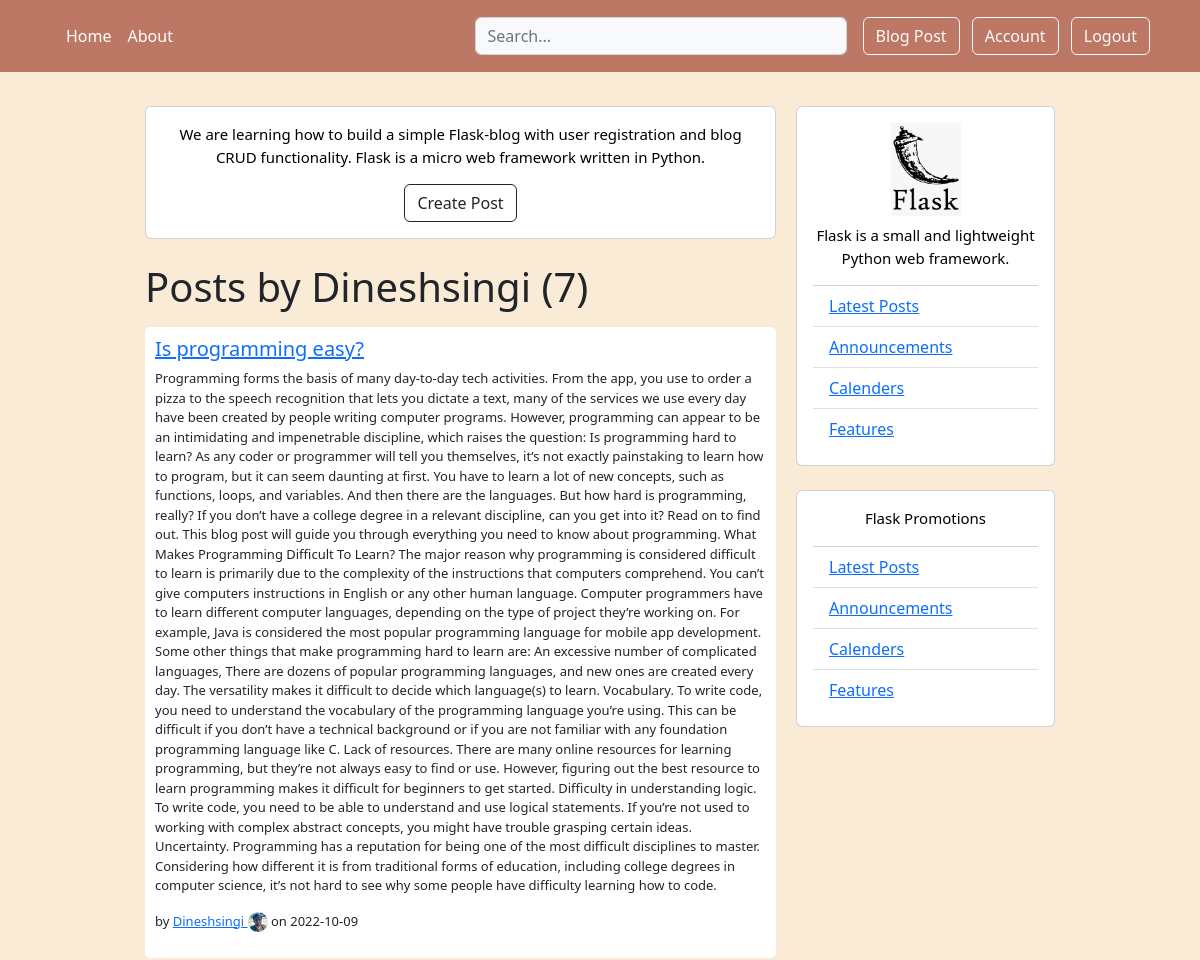
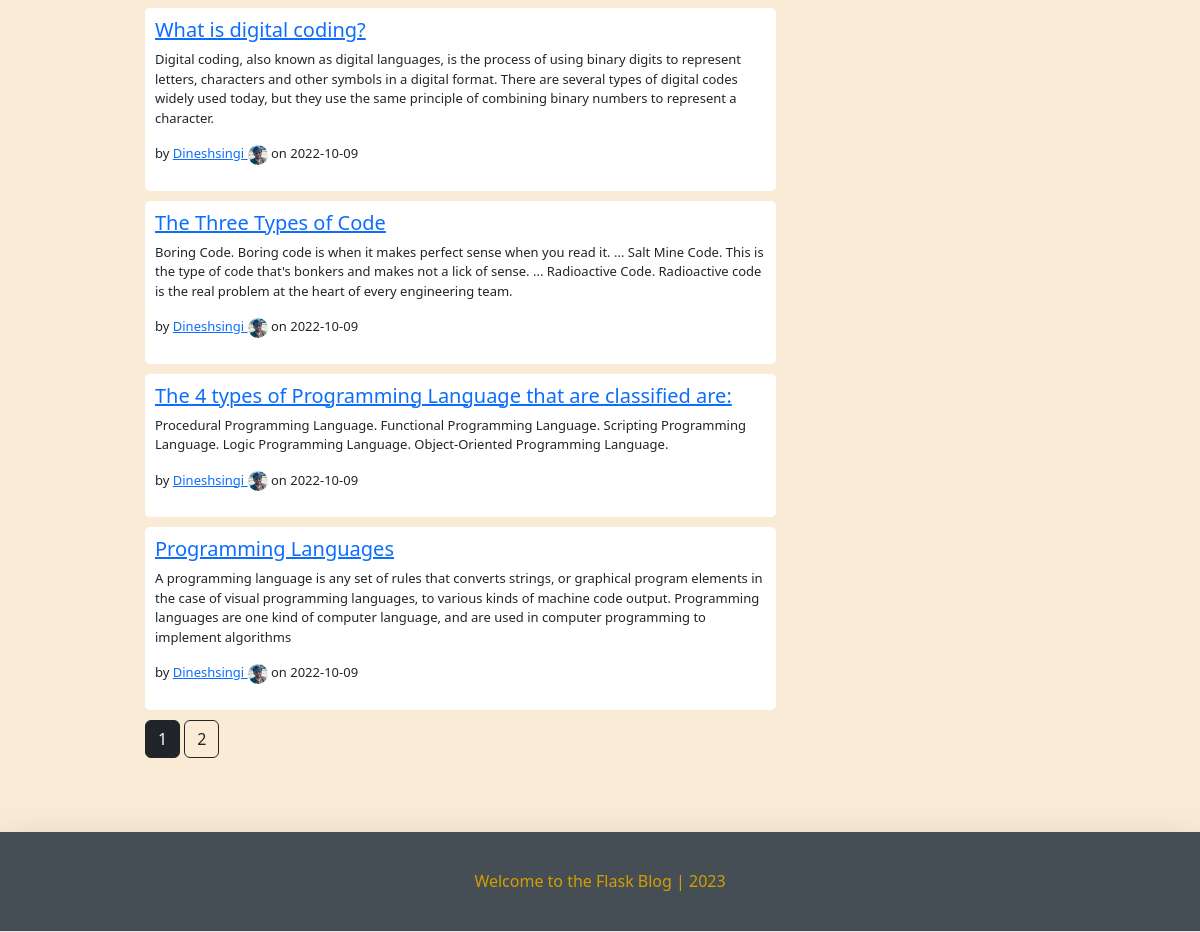
Page /user/Dineshsingi (signed in) on the committed database (2 pictures, top to bottom).
### flaskblog/models.py (models this page shows, shortened)
class User(db.Model, UserMixin):
    id          = db.Column(db.Integer, primary_key=True)
    username    = db.Column(db.String(25), unique=True, nullable=False)
    email       = db.Column(db.String(130), unique=True, nullable=False)
    image_file  = db.Column(db.String(35), nullable=False, default="default.jpg")
    password    = db.Column(db.String(65), nullable=False)
    posts       = db.relationship('BlogPost', backref='author', lazy=True)

class BlogPost(db.Model):
    id          = db.Column(db.Integer, primary_key=True)
    title       = db.Column(db.String(120), nullable=False)
    date_posted = db.Column(db.DateTime, nullable=False, default=datetime.utcnow)
    content     = db.Column(db.Text, nullable=False)
    user_id     = db.Column(db.Integer, db.ForeignKey('user.id'), nullable=False)

### flaskblog/users/routes.py (the view)
@users.route("/user/<string:username>")
def user_posts(username):
    page = request.args.get('page', 1, type=int)
    user = User.query.filter_by(username=username).first_or_404()
    posts = BlogPost.query.filter_by(author=user)\
        .order_by(BlogPost.date_posted.desc())\
        .paginate(page=page, per_page=5)
    return render_template(template_name_or_list='user_posts.html', posts=posts, user=user)

### flaskblog/models.py (called while the page is built)
@login_manager.user_loader
def load_user(user_id):
    return User.query.get(int(user_id))

### flaskblog/templates/user_posts.html (shortened to what this page needs)
{% extends "layout.html" %}
{% block content %}
<div class="container">
	<div class="row">
		<div class="left-column col-lg-7 offset-lg-1">
			<div class="d-lg-block mb-3">
				<div class="card m-auto d-lg-flex flex-column p-3">
					<p class="lead"> We are learning how to build a simple Flask-blog with user registration and blog CRUD functionality.
                        Flask is a micro web framework written in Python.</p>
					{% if current_user.is_authenticated %}
					<p class="m-sm-auto p-0"><a class="btn btn-outline-dark" href="{{ url_for('posts.create_post') }}">Create Post</a></p>
					{% endif %}
				</div>
                <br>
				<h1 class="mb-3"> Posts by {{ user.username }} ({{ posts.total }}) </h1>
                {% if posts %}
				{% for post in posts.items %}
				<div class="blog-post-container">
					<h5><a href="{{url_for('posts.post', post_id=post.id)}}"> {{ post.title }} </a></h5>
					<p style="font-size: small;" > {{ post.content }}</p>
					<p style="font-size: small;"> by <a href="{{ url_for('users.user_posts', username=post.author.username) }}"> {{ post.author.username }} </a> <img height="20px" width="20px" class="rounded-circle" src="{{ url_for('static', filename='images/'+ post.author.image_file) }}" alt="..."> on {{ post.date_posted.strftime('%Y-%m-%d') }}</p>
				</div>
				{% endfor %}
				{% for page_num in posts.iter_pages(left_edge=1, right_edge=1, left_current=1, right_current=2) %}
					{% if page_num %}
						{% if posts.page == page_num %}
					<a class="btn btn-dark mb-4" href="{{ url_for('users.user_posts', username=user.username, page=page_num) }}"> {{ page_num }}</a>
						{% else %}
					<a class="btn btn-outline-dark mb-4" href="{{ url_for('users.user_posts', username=user.username, page=page_num) }}"> {{ page_num }}</a>
					{% endif %}
					{% else %}
						...
					{% endif %}
				{% endfor %}
				{% else %}
				<div class="blog-post-container">
					<p style="font-size: small; color: #a94442; font-family: Arial"> No Results... </p>
				</div>
				{% endif %}
			</div>
		</div>
		<div class="right-column col-sm-3 d-lg-flex d-flex flex-column">
			<div class="card create-post-bar d-flex flex-column p-3">
				<img class="img-fluid d-block m-auto pb-2" src="static/images/flask.jpg" width="70" height="35">
				<p class="lead"> Flask is a small and lightweight Python web framework.</p>
				<ul class="list-group list-group-flush">
					<li class="list-group-item"><a href="#"> Latest Posts </a></li>
					<li class="list-group-item"><a href="#"> Announcements  </a></li>
					<li class="list-group-item"><a href="#"> Calenders </a></li>
					<li class="list-group-item"><a href="#"> Features </a></li>
				</ul>
			</div>
			<br>
			<div class="card create-post-bar d-flex flex-column p-3">
				<p class="lead"> <strong> Flask Promotions </strong> </p>
				<ul class="list-group list-group-flush">
					<li class="list-group-item"><a href="#"> Latest Posts </a></li>
					<li class="list-group-item"><a href="#"> Announcements  </a></li>
					<li class="list-group-item"><a href="#"> Calenders </a></li>
					<li class="list-group-item"><a href="#"> Features </a></li>
				</ul>
			</div>
		</div>
		</div>
	</div>
</div>
<br>
{% endblock content %}

### flaskblog/static/main.css (style rules this page uses)
body { background-color: antiquewhite; }

### flaskblog/templates/user_posts.html (style rules this page uses)
body { background-color: antiquewhite; }
.blog-post-container { background-color: #fff; margin-bottom: 10px; width: 100%; border-radius: 5px; padding: 10px; font-size: 15px; }
.left-column { padding: 10px; }
.right-column { color: black; padding: 10px; }
.lead { font-size: 15px; color: black; text-align: center; }

### rows in the picture
User: username "Dineshsingi"
BlogPost: title "Is programming easy?", content "Programming forms the basis of many day-to-day tech activities. From the app, you use to order a pizza to the speech recognition that lets you dictate a text, many of the services we use every day have been created by people writing computer programs. However, programming can appear to be an intimidating and impenetrable discipline, which raises the question: Is programming hard to learn? As any coder or programmer will tell you themselves, it’s not exactly painstaking to learn how to program, but it can seem daunting at first. You have to learn a lot of new concepts, such as functions, loops, and variables. And then there are the languages. But how hard is programming, really? If you don’t…", author.username "Dineshsingi", image_file (picture), date_posted "2022-10-09"
BlogPost: title "What is digital coding?", content "Digital coding, also known as digital languages, is the process of using binary digits to represent letters, characters and other symbols in a digital format. There are several types of digital codes widely used today, but they use the same principle of combining binary numbers to represent a character.", author.username "Dineshsingi", image_file (picture), date_posted "2022-10-09"
BlogPost: title "The Three Types of Code", content "Boring Code. Boring code is when it makes perfect sense when you read it. ... Salt Mine Code. This is the type of code that's bonkers and makes not a lick of sense. ... Radioactive Code. Radioactive code is the real problem at the heart of every engineering team.", author.username "Dineshsingi", image_file (picture), date_posted "2022-10-09"
BlogPost: title "The 4 types of Programming Language that are classified are:", content "Procedural Programming Language. Functional Programming Language. Scripting Programming Language. Logic Programming Language. Object-Oriented Programming Language.", author.username "Dineshsingi", image_file (picture), date_posted "2022-10-09"
BlogPost: title "Programming Languages", content "A programming language is any set of rules that converts strings, or graphical program elements in the case of visual programming languages, to various kinds of machine code output. Programming languages are one kind of computer language, and are used in computer programming to implement algorithms", author.username "Dineshsingi", image_file (picture), date_posted "2022-10-09"

### other values in the picture
{{ posts.total }} "7"
{{ page_num }} "1"
{{ page_num }} "2"
